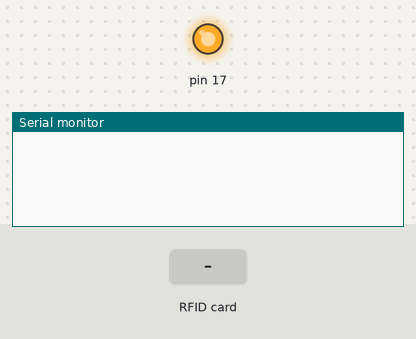
A sketch run on a simulated Arduino Leonardo, built with avr-gcc and run on an emulated ATmega32U4. On the bench: output pins drawn as LEDs (lit = HIGH), the last lines printed to the serial monitor. Inputs (shaded band) come from the test bench. USB keyboard and mouse output is not drawn.

Above: at 1.2 s.
1.3 s: RFID card A0 E8 3F 28 held to the reader
At 2.0 s:
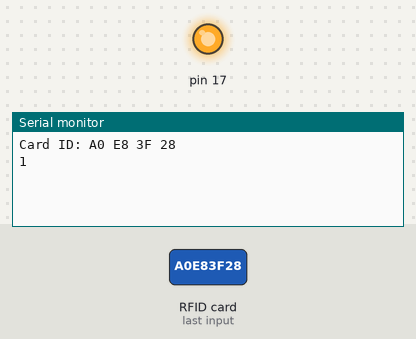
2.8 s: RFID card 5E 7A 19 C4 held to the reader
At 3.7 s:
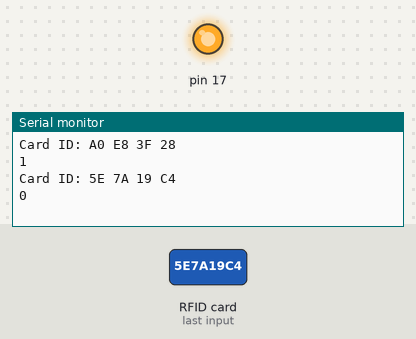

Measured:
- after the input at 1.3 s, the serial monitor: prints a new line at once (image 1)
- after the input at 2.8 s, the serial monitor: prints a new line after 0.35 s (image 2)

The sketch:

rfid.ino
```cpp
#include <SPI.h>
#include <MFRC522.h>
#include "Keyboard.h"

#define RU        1 //Если по умолчанию русский то 1 если ENG то 0
#define ALT       1 //Если смена shift+alt то 1, если shift+ctrl то 0

void exit_windows()//Выход из windows (Блокировка)
{
    Keyboard.press(KEY_LEFT_GUI);//После кнопку win
    delay(100);
    Keyboard.press('l');
    Keyboard.releaseAll();
}


//----------------Вход в винду-----------------
void  enter()
{
    //Нажимаем Enter что бы экран перевел на поле ввода пароля
    Keyboard.press(KEY_LEFT_CTRL);
    delay(100);
    Keyboard.releaseAll();
    delay(1500);//ждем пока экран переведется из заставки на ввод пароля

           if (RU) //Если по умолчанию русский то перед вводом надо сменить пароль
           {
              Keyboard.press(KEY_LEFT_SHIFT);
                 if(ALT) //Если компинация клавиш для смены языка shift+alt
                        Keyboard.press(KEY_LEFT_ALT);
                 else //Если компинация клавиш для смены языка shift+ctrl
                        Keyboard.press(KEY_LEFT_CTRL);
               delay(100);
               Keyboard.releaseAll();
            }
    Keyboard.print("ZKDMx1990LiriK1990"); //Непосредственный ввод пароля
    delay(100);
    Keyboard.press(KEY_RETURN);//После ввода пароля нажимаем ентер для входа в windows
    Keyboard.releaseAll();
   //delay(10000);
   //exit_windows();
}

MFRC522 rfid(10, 9); //10 порт - RST, 9 порт - SDA

//A0 E8 3F 28
byte idCard[] = {
  0xA0,
  0xE8,
  0x3F,
  0x28
};

void setup() {
  SPI.begin(); // Инициализируем SPI
  rfid.PCD_Init(); // Инициализируем RFID
  Serial.begin(9600); // Инициализируем Serial
  Keyboard.begin();// Инициализируем Клавиатуры
}


void loop() {
  // Если ключ поднесен к считывателю
boolean acess=1;//Определяем получит ли доступ ключ, изначально 1, если хоть одно не совпадение, то переведем в 0
    if ( rfid.PICC_IsNewCardPresent()) {
    // Если удалось считать серийный номер ключа
        if (rfid.PICC_ReadCardSerial()) {
                   Serial.print("Card ID:");
                  //Перебираем массив rfid.uid.uidByte, ее размер
                  //хранится в переменной rfid.uid.size
                      for (byte i = 0; i < rfid.uid.size; i++) {
                         if(rfid.uid.uidByte[i]!=idCard[i])
                               {
                                 acess=0; //Если было хоть одно не совпадение
                               }

                          Serial.print(F(" "));//Отладочная информация
                          //Выводим элемент массива
                          Serial.print(rfid.uid.uidByte[i], HEX);
                        }
                   Serial.println(""); //переносим строку
                   Serial.println(acess);
                          }

              if(acess==1)
                {
                  enter();
                }
      }
 }
```
